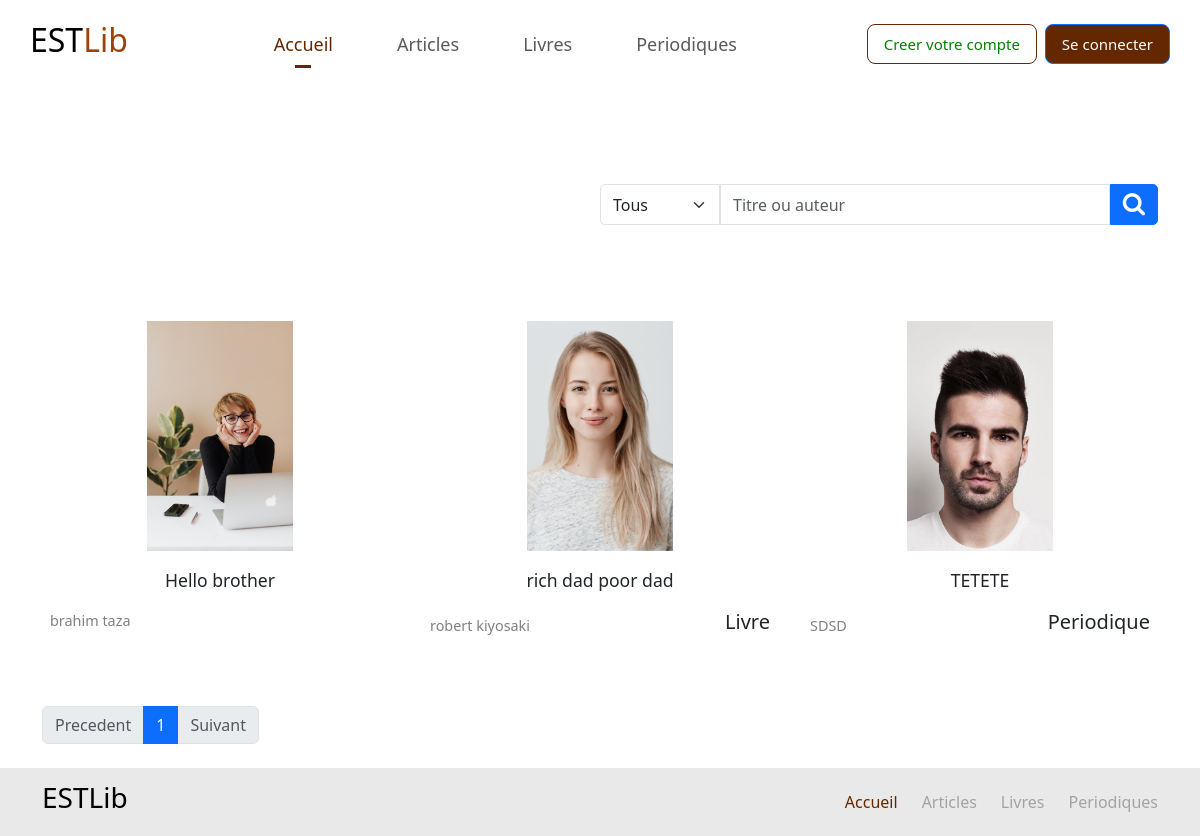
The app's page /public/search.php with its own data.
### tables this page shows
CREATE TABLE IF NOT EXISTS `documents` (
  `id` int NOT NULL AUTO_INCREMENT,
  `title` varchar(150) NOT NULL,
  `doc_desc` text NOT NULL,
  `author` varchar(150) NOT NULL,
  `page_count` int NOT NULL,
  `doc_img` varchar(150) DEFAULT NULL,
  `copies_left` int NOT NULL,
  `type_id` int DEFAULT NULL,
  `category_id` int DEFAULT NULL,
  `created_at` timestamp NULL DEFAULT CURRENT_TIMESTAMP,
  PRIMARY KEY (`id`),
  KEY `type_id` (`type_id`),
  KEY `category_id` (`category_id`)
);

CREATE TABLE IF NOT EXISTS `doc_types` (
  `id` int NOT NULL AUTO_INCREMENT,
  `name` varchar(50) NOT NULL,
  `created_at` timestamp NOT NULL DEFAULT CURRENT_TIMESTAMP,
  PRIMARY KEY (`id`)
);

### app/includes/data/document.php (called while the page is built, shortened)
<?php
$conn = getConnection();
function customDocumentQuery($sql, $params){
    global $conn;
    $query = $conn->prepare($sql);
    $paramsTypes = [
        'integer' => PDO::PARAM_INT,
        'string' => PDO::PARAM_STR,
        'boolean' => PDO::PARAM_BOOL
    ];
    for($i = 0; $i < count($params); $i++)
    {
        $paramType = $paramsTypes[gettype($params[$i])];
        $query->bindParam($i + 1, $params[$i], $paramType);
    }
    $query->setFetchMode(PDO::FETCH_ASSOC);
    $query->execute();
    $result = $query->fetchAll();
    return $result;
}

### app/includes/logic/helpers.php (called while the page is built, shortened)
<?php
function paginate($nbrItemsPerPage, $table, $filtersString = '', $sqlParams = []){
	$queryFn = getQueryFunctionName($table);
	$countSql = 'SELECT count(d.id) as total from documents d
				LEFT JOIN doc_types t ON d.type_id=t.id';
	$countSql .= $filtersString;
	$countResult = $queryFn($countSql, $sqlParams);
    $totalDocs = $countResult[0]['total'];
    $currentPage = htmlspecialchars(abs($_GET['page'] ?? 1));
    $nbrPages = ceil($totalDocs / $nbrItemsPerPage);
    $startOffset = ($currentPage - 1) * $nbrItemsPerPage;
    array_push($sqlParams, $startOffset, $nbrItemsPerPage);
	$getSql = str_replace('count(d.id) as total', 'd.*, t.name as type', $countSql);
    $getSql .= ' limit ?,?';
    $items = customDocumentQuery($getSql, $sqlParams);
	return array(
		'items' => $items,
		'nbrOfPages' => $nbrPages,
		'currentPage' => $currentPage
	);
}
function getQueryFunctionName($tableName){
	return 'custom' . ucfirst(rtrim($tableName, 's')) .  'Query';
}

### app/includes/logic/document.php (called while the page is built, shortened)
<?php
require_once dirname(__DIR__) . '/data/document.php';
require_once dirname(__DIR__) . '/logic/helpers.php';
function search() {
    $search_query = filter_input(INPUT_GET, 'search_query', FILTER_SANITIZE_SPECIAL_CHARS);
    $filters = $sqlParams = [];
    $toReturn = paginate(12, 'documents', @$filtersString, $sqlParams);
    return array(
        'documents' => $toReturn['items'],
        'q' => $search_query ?? null,
        'nbrPages' => $toReturn['nbrOfPages'],
        'currentPage' => $toReturn['currentPage']
    );
}

### public/search.php (the view, shortened to what this page needs)
<?php
require_once '../app/includes/logic/document.php';
$dataReturned = search();
require_once '../app/includes/partials/header.php';
?>
<link rel="stylesheet" href="http://localhost/management-of-library/public/css/search.css?v=8">
</head>
<body>
    <?php
   require_once isset($_SESSION['user_id']) ?  '../app/includes/partials/navbar-layouts/user_loggedin_navbar.php' : '../app/includes/partials/navbar-layouts/user_loggedout_navbar.php';
   ?>
    <section class="search-result main pt-5">
        <div class="container">
            <section class="documents-showcase-section mt-5">
                <div class="row align-items-center">
                    <div class="col">
                        <div class="search-form-container ms-auto w-50">
                            <form action="<?= $_SERVER['REQUEST_URI'] ?>" class="">
                                <div class="d-flex custom-input-group">
                                    <select name="doc_type" id="" class="form-select rounded-left" style="width: 120px;">
                                        <option value="">Tous</option>
                                    </select>
                                    <input class="form-control" type="text" name="search_query" id="" value="<?= @$_GET['search_query'] ?>" placeholder="Titre ou auteur">
                                    <button class="search-btn btn btn-primary">
                                        <i class="fa fa-search"></i>
                                    </button>
                                </div>
                            </form>
                        </div>
                    </div>
                </div>
                    <ul class="documents list-unstyled row mt-5 pt-5">
                    <?php
                    if(count($documents) > 0)
                    {
                    foreach($documents as $doc):
                    ?>
                        <li class="document col-md-6 col-lg-4 mb-5" data-document-type=<?= $doc['type'] ?>>
                        <a class="text-decoration-none text-dark" href="document.php?doc_id=<?= $doc['id'] ?>">
                        <div class="row justify-content-center">
                                <div class="col-12 cover mb-3">
                                    <img src="http://localhost/management-of-library/admin/dashboard/assets/images/uploads/doc_images/<?= $doc['doc_img'] ?>" alt="">
                                </div>
                                <div class="col-12 document-info">
                                    <p class="title text-center mb-3"><?= $doc['title'] ?></p>
                                    <div class="px-2 d-flex justify-content-between align-items-center">
                                        <p class="author mb-0"><?= $doc['author'] ?></p>
                                        <h5 class="document-type"><?= $doc['type'] ?></h5>
                                    </div>
                                </div>
                            </div>
                        </a>
                        </li>
                    <?php
                    endforeach;
                    }else{
                    ?>
                    <h5>Ooops! Aucune resultat à été trouvé</h5>
                    <?php
                    }
                    ?>
                    </ul>
                    <nav aria-label="Page navigation">
                        <ul class="pagination">
                            <li  class="page-item"><a class="page-link <?= $currentPage == 1 ? 'disabled' : '' ?>" href="?search_query=<?= $q ?>&page=<?= $currentPage - 1 ?>">Precedent</a></li>
                            <?php
                            for($i = 1; $i <= $nbrPages; $i++):
                            ?>
                            <li class="page-item <?= $currentPage == $i ? 'active' : '' ?>"><a class="page-link" href="?search_query=<?= $q ?>&page=<?= $i ?>"><?= $i ?></a></li>
                            <?php
                            endfor;
                            ?>
                            <li class="page-item"><a class="page-link <?= $currentPage == $nbrPages ? 'disabled' : '' ?>" href="#">Suivant</a></li>
                        </ul>
                    </nav>
            </section>
        </div>
    </section>
<?php
  require_once  '../app/includes/partials/footer.php';
?>
</body>
</html>

### app/includes/partials/header.php (shortened to what this page needs)
<!DOCTYPE html>
<html lang="en">
<head>
    <link href="https://cdn.jsdelivr.net/npm/bootstrap@5.3.0-alpha1/dist/css/bootstrap.min.css" rel="stylesheet">
    <link rel="stylesheet" href="http://localhost/management-of-library/public/css/global.css?v=<?= time() ?>">
    <link rel="stylesheet" href="http://localhost/management-of-library/public/css/navbar.css?v=<?= time() ?>">
    <link rel="stylesheet" href="http://localhost/management-of-library/public/css/footer.css?v=<?= time() ?>">
    <link rel="stylesheet" href="http://localhost/management-of-library/public/css/customProperties.css?v=<?= time() ?>">
    <link rel="stylesheet" href="https://cdn.jsdelivr.net/npm/font-awesome@4.7.0/css/font-awesome.css">
    <link rel="stylesheet" href="https://cdn.datatables.net/1.13.4/css/jquery.dataTables.min.css">

### app/includes/partials/navbar-layouts/user_loggedout_navbar.php (shortened to what this page needs)
<nav class="navbar navbar-expand sticky-top bg-white">
    <div class="container py-2 px-3 px-sm-0">
           <a class="navbar-brand" href="home.php">
           <h2>EST<span style="color: var(--secondary-color);">Lib</span></h2>
           </a>
          <?php
                require_once 'nav-links.php';
            ?>
           <ul class="navbar-nav navbar-right align-items-center column-gap-2">
               <li class="nav-item">
                    <a href="signup.php" class="signup-btn btn btn-lg  btn-outline-secondary">Creer votre compte</a>
               </li>
               <li class="nav-item">
                    <a href="login.php" class="signin-btn btn btn-lg btn-primary">Se connecter</a>
               </li>
           </ul>
    </div>
   </nav>

### app/includes/partials/navbar-layouts/nav-links.php
<ul class="navbar-nav navbar-center column-gap-5">
    <li class="nav-item">
        <a href="home.php" class="nav-link <?= @$_GET['doc_type'] == '' ? 'active' : '' ?>">Accueil</a>
    </li>
    <li class="nav-item">
        <a href="search.php?doc_type=article" class="nav-link <?= @$_GET['doc_type'] == 'article' ? 'active' : '' ?>">Articles</a>
    </li>
    <li class="nav-item">
        <a href="search.php?doc_type=livre" class="nav-link <?= @$_GET['doc_type'] == 'livre' ? 'active' : '' ?>">Livres</a>
    </li>
    <li class="nav-item">
        <a href="search.php?doc_type=periodique" class="nav-link <?= @$_GET['doc_type'] == 'periodique' ? 'active' : '' ?>">Periodiques</a>
    </li>
</ul>

### app/includes/partials/footer.php
<footer class="footer">
        <nav class="navbar navbar-expand">
            <div class="container">
                    <a href="http://localhost/management-of-library/public/home.php" class="navbar-brand">
                        <h3>
                            ESTLib
                        </h3>
                    </a>
                <div class="navbar-right">
                    <div class="navbar-nav gap-2 gap-sm-4">
                       <a href="home.php" class="navbar-link text-decoration-none <?= @$_GET['doc_type'] == '' ? 'active' : '' ?>">Accueil</a>
                       <a href="search.php?doc_type=article" class="navbar-link text-decoration-none <?= @$_GET['doc_type'] == 'article' ? 'active' : '' ?>">Articles</a>
                       <a href="search.php?doc_type=livre" class="navbar-link text-decoration-none <?= @$_GET['doc_type'] == 'livre' ? 'active' : '' ?>">Livres</a>
                       <a href="search.php?doc_type=periodique" class="navbar-link text-decoration-none <?= @$_GET['doc_type'] == 'periodique' ? 'active' : '' ?>">Periodiques</a>
                    </div>
                </div>
            </div>
         </nav>
</footer>

### public/css/global.css (style rules this page uses)
.main { min-height: 85vh; }
.documents-showcase-section ul.documents li.document { transition: all .5s ease; }
.documents-showcase-section ul.documents li.document p.title { font-size: 1.1rem; margin-bottom: 0; overflow: hidden; display: -webkit-box; -webkit-box-orient: vertical; -webkit-line-clamp: 2; }
.documents-showcase-section ul.documents li.document p.author { font-size: .9rem; color: grey; }
ul.documents li.document .cover { width: 170px; height: 230px; }
.documents-showcase-section ul.documents li.document .cover > img { width: 100%; height: 100%; object-fit: cover; }
.custom-input-group > * { border-radius: 0 !important; }
.custom-input-group > *:first-child { border-top-left-radius: 5px !important; border-bottom-left-radius: 5px !important; }
.custom-input-group > *:last-child { border-top-right-radius: 5px !important; border-bottom-right-radius: 5px !important; }

### public/css/navbar.css (style rules this page uses)
i { font-size: 1.5rem !important; }
.navbar .navbar-nav .nav-item a.nav-link { font-size: 18px; position: relative; }
.navbar .navbar-nav .nav-item :is(a.nav-link.active, a.nav-link:hover) { color: var(--color-primary); }
.navbar .navbar-nav .nav-item a.nav-link.active::before { content: ''; position: absolute; bottom: -5%; left: calc(50% - 8px); height: 3px; width: 16px; background-color: var(--color-primary); }
.navbar .navbar-right .nav-item :is(a.signup-btn,a.signin-btn) { font-size: 15px; }
.navbar :is(a.signin-btn, a.signin-btn-dropdown) { background-color: var(--color-primary); }
.navbar :is(a.signup-btn,a.signup-btn-dropdown) { color: green; border-color: var(--color-primary); }
.navbar :is(a.signup-btn,a.signup-btn-dropdown):hover { background-color: lightgreen; }
.navbar { box-shadow: 0 0 0px rgba(0, 0, 0, .2); transition: box-shadow .5s ease; }

### public/css/footer.css (style rules this page uses)
footer.footer { background-color: rgb(233, 233, 233); }
footer.footer .navbar-link { color: rgb(163, 163, 163); }
footer.footer .active { color: var(--color-primary); }

### public/css/customProperties.css (style rules this page uses)
:root { --color-primary: rgb(100, 40, 0); --secondary-color: rgb(156, 67, 7); }

### records on screen
documents: doc_img (picture), title "Hello brother", author "brahim taza"
documents: doc_img (picture), title "rich dad poor dad", author "robert kiyosaki", doc_types.name "Livre"
documents: doc_img (picture), title "TETETE", author "SDSD", doc_types.name "Periodique"
